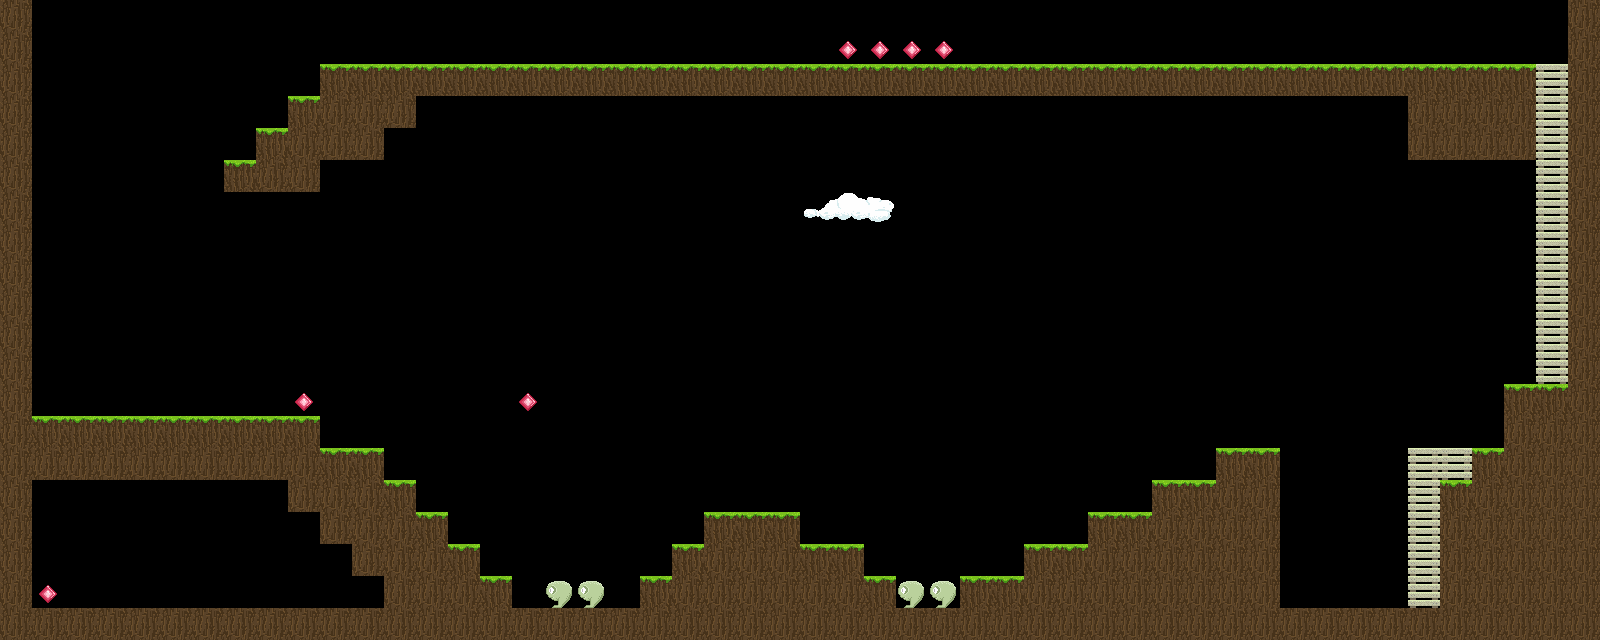

Rendered tile map (Tiled .tmx) drawn with the repository's tilesets; below, a short description and the map source with its tile grids summarised:
An orthogonal 50x20 tile map with 32x32 px tiles, 1 tile layer (terreno).

<map version="1.0" tiledversion="1.0.2" orientation="orthogonal" renderorder="right-down" width="50" height="20" tilewidth="32" tileheight="32" nextobjectid="1">
 <tileset firstgid="1" name="tiles_32x32" tilewidth="32" tileheight="32" tilecount="64" columns="8">
  <image source="tiles_32x32.png" width="256" height="256" />
 </tileset>
 <layer name="terreno" width="50" height="20">
  <data>[1000 cells, 281 non-empty, 8 distinct tile ids]</data>
 </layer>
</map>
